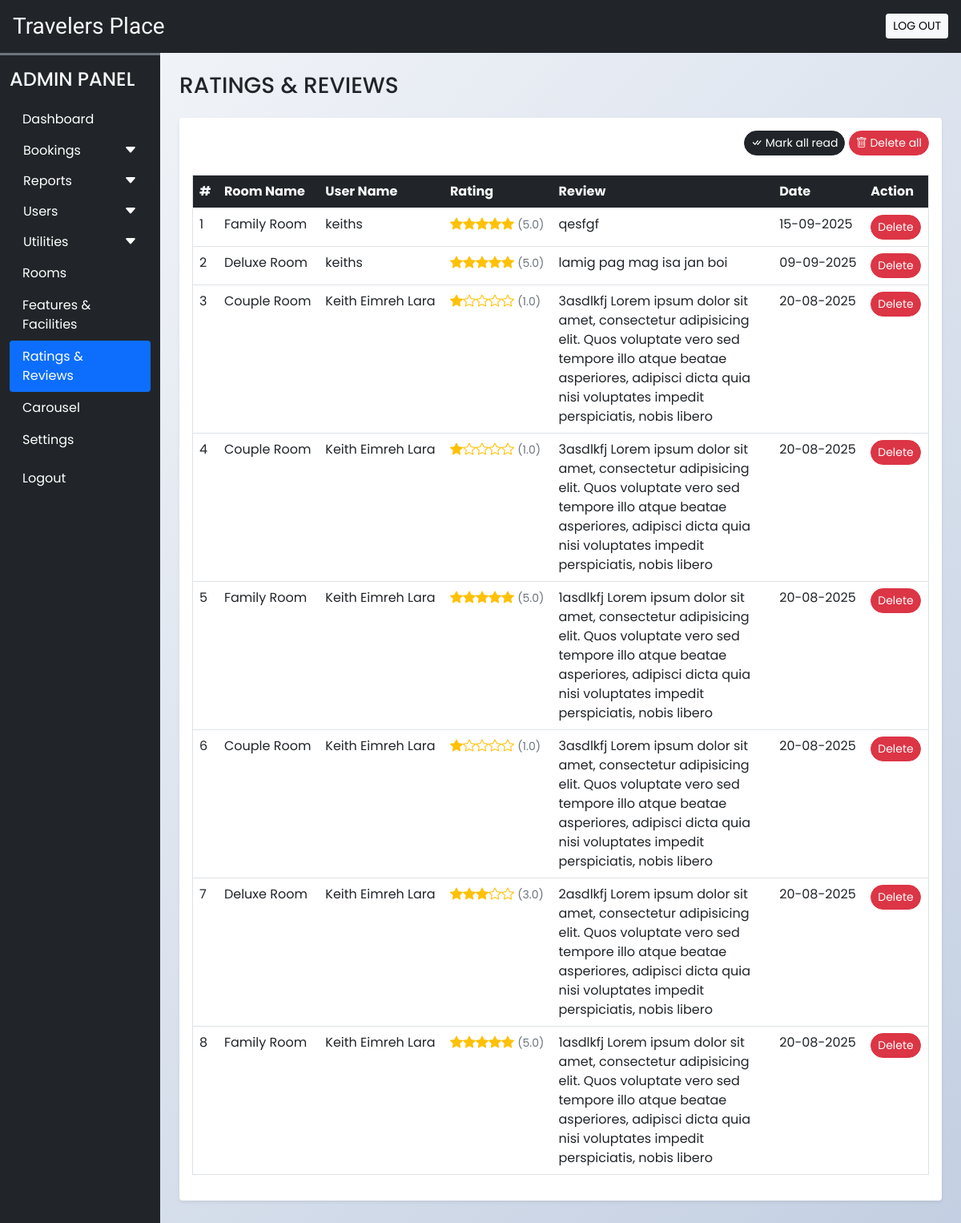
Before: /admin/rate_review.php (signed in) with the older database file.
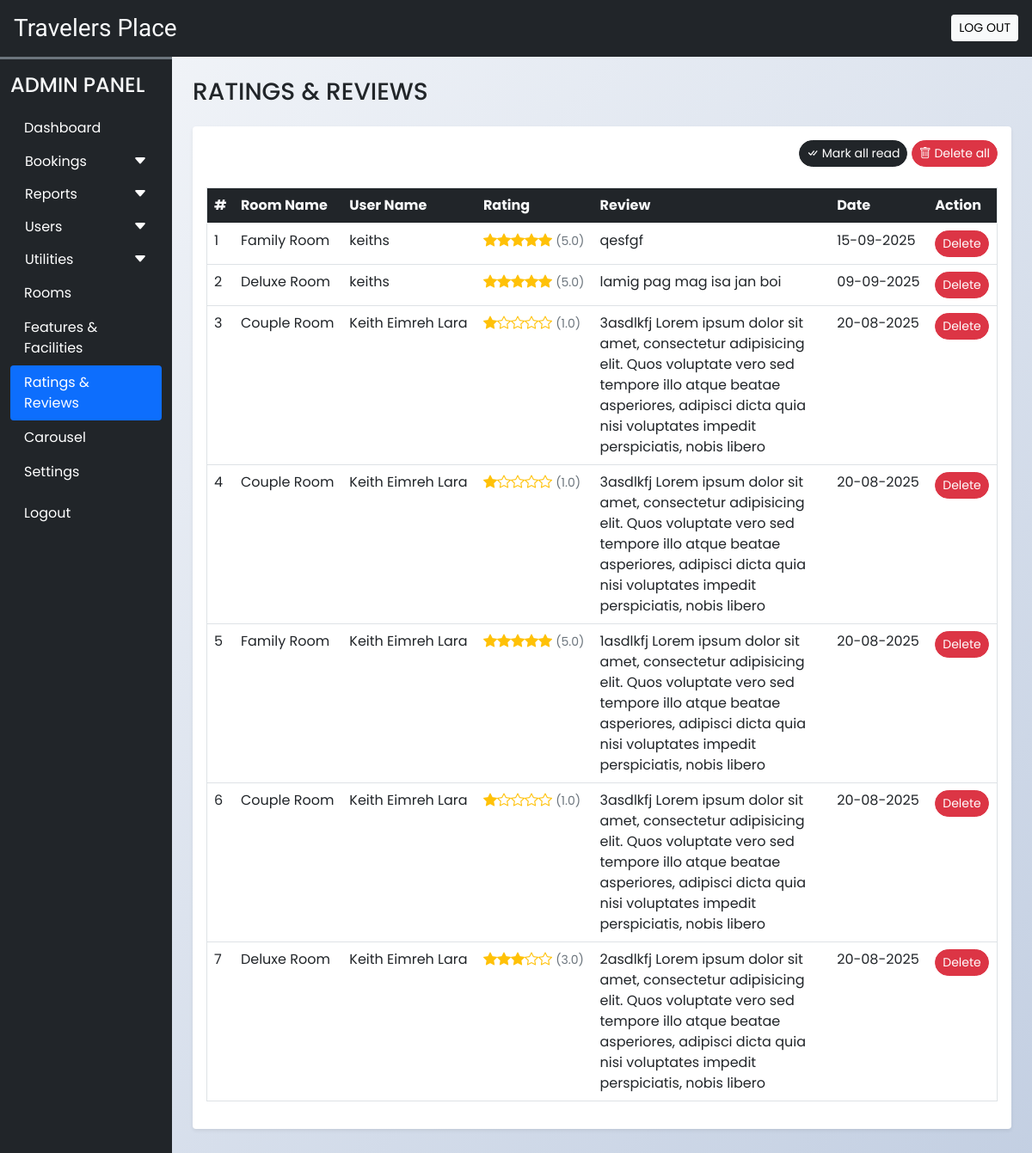
After: the same page with the newer database file.
### tables this page shows
CREATE TABLE `rating_review` (
  `sr_no` int(11) NOT NULL AUTO_INCREMENT,
  `booking_id` int(11) NOT NULL,
  `room_id` int(11) NOT NULL,
  `user_id` int(11) NOT NULL,
  `rating` int(11) NOT NULL,
  `review` varchar(200) NOT NULL,
  `seen` int(11) NOT NULL DEFAULT 0,
  `datentime` datetime NOT NULL DEFAULT current_timestamp(),
  PRIMARY KEY (`sr_no`),
  KEY `booking_id` (`booking_id`),
  KEY `room_id` (`room_id`),
  KEY `user_id` (`user_id`),
  CONSTRAINT `rating_review_ibfk_1` FOREIGN KEY (`booking_id`) REFERENCES `booking_order` (`booking_id`),
  CONSTRAINT `rating_review_ibfk_2` FOREIGN KEY (`room_id`) REFERENCES `rooms` (`id`),
  CONSTRAINT `rating_review_ibfk_3` FOREIGN KEY (`user_id`) REFERENCES `user_cred` (`id`)
);

CREATE TABLE `rooms` (
  `id` int(11) NOT NULL AUTO_INCREMENT,
  `name` varchar(150) NOT NULL,
  `area` int(11) NOT NULL,
  `price` int(11) NOT NULL,
  `quantity` int(11) NOT NULL,
  `adult` int(11) NOT NULL,
  `children` int(11) NOT NULL,
  `description` varchar(350) NOT NULL,
  `status` tinyint(4) NOT NULL DEFAULT 1,
  `removed` int(11) NOT NULL DEFAULT 0,
  `archived_at` datetime DEFAULT NULL,
  `is_archived` tinyint(1) NOT NULL DEFAULT 0,
  PRIMARY KEY (`id`)
);

CREATE TABLE `user_cred` (
  `id` int(11) NOT NULL AUTO_INCREMENT,
  `name` varchar(100) NOT NULL,
  `email` varchar(150) NOT NULL,
  `address` varchar(120) NOT NULL,
  `phonenum` varchar(100) NOT NULL,
  `pincode` int(11) NOT NULL,
  `dob` date NOT NULL,
  `profile` varchar(100) NOT NULL,
  `password` varchar(200) NOT NULL,
  `is_verified` int(11) NOT NULL DEFAULT 0,
  `token` varchar(200) DEFAULT NULL,
  `t_expire` date DEFAULT NULL,
  `status` int(11) NOT NULL DEFAULT 1,
  `datentime` datetime NOT NULL DEFAULT current_timestamp(),
  PRIMARY KEY (`id`)
);

### admin/rate_review.php (the view, shortened to what this page needs)
<?php
  function render_rating_stars($rating_raw){
    $rating = is_numeric($rating_raw) ? (float)$rating_raw : 0.0;
    $full = (int)floor($rating);
    $frac = $rating - $full;
    $half = ($frac >= 0.25 && $frac < 0.75) ? 1 : 0;
    $empty = max(0, 5 - $full - $half);
    $title = htmlspecialchars(number_format($rating, 1), ENT_QUOTES);
    $html = "<span class='text-warning' title='{$title}/5' aria-label='Rating {$title} out of 5'>";
    for($i=0;$i<$full;$i++){ $html .= "<i class='bi bi-star-fill'></i>"; }
    for($i=0;$i<$empty;$i++){ $html .= "<i class='bi bi-star'></i>"; }
    $html .= "</span> <span class='text-muted small'>({$title})</span>";
    return $html;
  }
?>
<!DOCTYPE html>
<html lang="en">
<head>
  <?php require('inc/links.php'); ?>
</head>
<body class="bg-light">
  <?php require('inc/header.php'); ?>
  <div class="container-fluid" id="main-content">
    <div class="row">
      <div class="col-lg-10 ms-auto p-4 overflow-hidden">
        <h3 class="mb-4">RATINGS & REVIEWS</h3>
        <div class="card border-0 shadow-sm mb-4">
          <div class="card-body">
            <div class="text-end mb-4">
              <a href="?seen=all" class="btn btn-dark rounded-pill shadow-none btn-sm">
                <i class="bi bi-check-all"></i> Mark all read
              </a>
              <a href="?del=all" class="btn btn-danger rounded-pill shadow-none btn-sm">
                <i class="bi bi-trash"></i> Delete all
              </a>
            </div>
            <div class="table-responsive-md">
              <table class="table table-hover border">
                <thead>
                  <tr class="bg-dark text-light">
                    <th scope="col">#</th>
                    <th scope="col">Room Name</th>
                    <th scope="col">User Name</th>
                    <th scope="col">Rating</th>
                    <th scope="col" width="30%">Review</th>
                    <th scope="col">Date</th>
                    <th scope="col">Action</th>
                  </tr>
                </thead>
                <tbody>
                  <?php
                    $q = "SELECT rr.*,uc.name AS uname, r.name AS rname FROM `rating_review` rr
                      INNER JOIN `user_cred` uc ON rr.user_id = uc.id
                      INNER JOIN `rooms` r ON rr.room_id = r.id
                      ORDER BY `sr_no` DESC";
                    $data = mysqli_query($con,$q);
                    $i=1;
                    while($row = mysqli_fetch_assoc($data))
                    {
                      $date = date('d-m-Y',strtotime($row['datentime']));
                      $rating_stars = render_rating_stars($row['rating'] ?? 0);
                      $seen='';
                      $seen.="<a href='?del=$row[sr_no]' class='btn btn-sm rounded-pill btn-danger'>Delete</a>";
                      echo<<<query
                        <tr>
                          <td>$i</td>
                          <td>$row[rname]</td>
                          <td>$row[uname]</td>
                          <td>$rating_stars</td>
                          <td>$row[review]</td>
                          <td>$date</td>
                          <td>$seen</td>
                        </tr>
                      query;
                      $i++;
                    }
                  ?>
                </tbody>
              </table>
            </div>
          </div>
        </div>
      </div>
    </div>
  </div>
</body>
</html>

Changed rows visible on the page:
removed rating_review: room.name "Family Room", user.name "Keith Eimreh Lara", rating "5.0", review "1asdlkfj Lorem ipsum dolor sit amet, consectetur adipisicing elit. Quos voluptate vero sed tempore illo atque beatae asperiores, adipisci dicta quia nisi voluptates impedit perspiciatis, nobis libero", datentime "20-08-2025"
